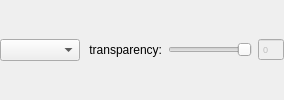
            <widget class="QWidget" name="widColor" native="true">
             <layout class="QHBoxLayout" name="horizontalLayout_12" stretch="1,0,0,0">
              <property name="margin">
               <number>0</number>
              </property>
              <item>
               <widget class="ColorComboBox" name="cmbLineColor">
                <property name="sizePolicy">
                 <sizepolicy hsizetype="MinimumExpanding" vsizetype="Fixed">
                  <horstretch>0</horstretch>
                  <verstretch>0</verstretch>
                 </sizepolicy>
                </property>
                <property name="minimumSize">
                 <size>
                  <width>80</width>
                  <height>0</height>
                 </size>
                </property>
               </widget>
              </item>
              <item>
               <widget class="QLabel" name="label_35">
                <property name="text">
                 <string> transparency:</string>
                </property>
                <property name="alignment">
                 <set>Qt::AlignRight|Qt::AlignTrailing|Qt::AlignVCenter</set>
                </property>
               </widget>
              </item>
              <item>
               <widget class="QSlider" name="sliderPlotTransparent">
                <property name="sizePolicy">
                 <sizepolicy hsizetype="MinimumExpanding" vsizetype="Fixed">
                  <horstretch>0</horstretch>
                  <verstretch>0</verstretch>
                 </sizepolicy>
                </property>
                <property name="minimumSize">
                 <size>
                  <width>32</width>
                  <height>0</height>
                 </size>
                </property>
                <property name="maximum">
                 <number>255</number>
                </property>
                <property name="singleStep">
                 <number>5</number>
                </property>
                <property name="pageStep">
                 <number>50</number>
                </property>
                <property name="orientation">
                 <enum>Qt::Horizontal</enum>
                </property>
                <property name="invertedAppearance">
                 <bool>true</bool>
                </property>
                <property name="invertedControls">
                 <bool>false</bool>
                </property>
                <property name="tickPosition">
                 <enum>QSlider::NoTicks</enum>
                </property>
                <property name="tickInterval">
                 <number>50</number>
                </property>
               </widget>
              </item>
              <item>
               <widget class="QSpinBox" name="spinBox_3">
                <property name="enabled">
                 <bool>false</bool>
                </property>
                <property name="font">
                 <font>
                  <pointsize>7</pointsize>
                 </font>
                </property>
                <property name="buttonSymbols">
                 <enum>QAbstractSpinBox::NoButtons</enum>
                </property>
                <property name="maximum">
                 <number>255</number>
                </property>
               </widget>
              </item>
             </layout>
            </widget>
